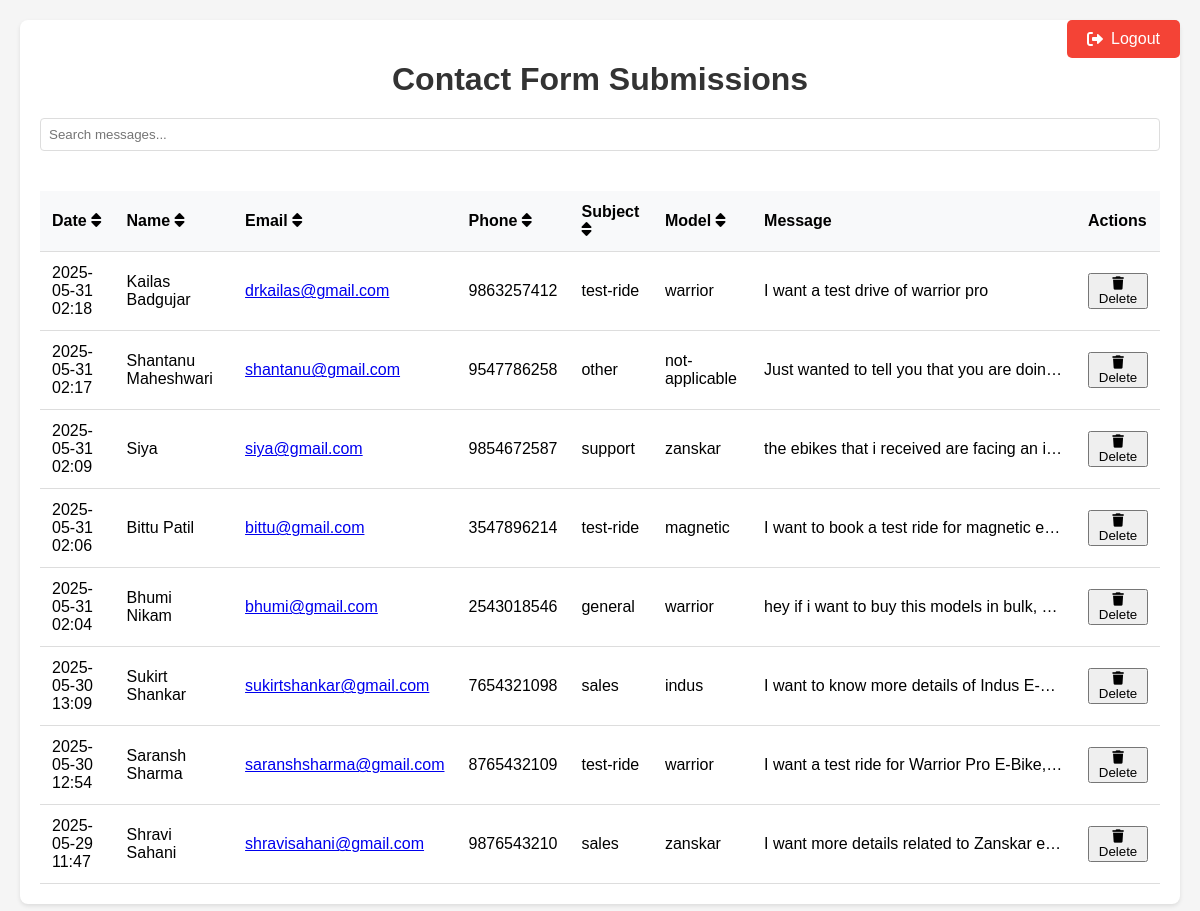
The page /dashboard (signed in) on the database its author committed.
### main.py (models this page shows)
class ContactMessage(db.Model):
    id = db.Column(db.Integer, primary_key=True)
    name = db.Column(db.String(120), nullable=False)
    email = db.Column(db.String(120), nullable=False)
    phone = db.Column(db.String(30))
    subject = db.Column(db.String(100), nullable=False)
    model = db.Column(db.String(50))
    message = db.Column(db.Text, nullable=False)
    created_at = db.Column(db.DateTime, server_default=db.func.now())

### main.py (the view)
@login_required
@app.route("/dashboard")
@login_required
def dashboard():
    messages = ContactMessage.query.order_by(ContactMessage.created_at.desc()).all()
    return render_template("dashboard.html", messages=messages)

### main.py (called while the page is built)
@login_manager.user_loader
def load_user(user_id):
    return User.query.get(int(user_id))

### templates/dashboard.html (shortened to what this page needs)
<!DOCTYPE html>
<html lang="en">
<head>
    <link rel="stylesheet" href="https://cdnjs.cloudflare.com/ajax/libs/font-awesome/6.0.0-beta3/css/all.min.css">
</head>
<body>
    <a href="{{ url_for('logout') }}" class="logout-btn">
        <i class="fas fa-sign-out-alt"></i> Logout
    </a>
    <div class="dashboard-container">
        <h1>Contact Form Submissions</h1>
        <div class="search-bar">
            <input type="text" id="searchInput" placeholder="Search messages...">
        </div>
        <div class="table-container">
            <table class="messages-table">
                <thead>
                    <tr>
                        <th data-sort="date">Date <i class="fas fa-sort"></i></th>
                        <th data-sort="name">Name <i class="fas fa-sort"></i></th>
                        <th data-sort="email">Email <i class="fas fa-sort"></i></th>
                        <th data-sort="phone">Phone <i class="fas fa-sort"></i></th>
                        <th data-sort="subject">Subject <i class="fas fa-sort"></i></th>
                        <th data-sort="model">Model <i class="fas fa-sort"></i></th>
                        <th>Message</th>
                        <th>Actions</th>
                    </tr>
                </thead>
                <tbody>
    {% if messages %}
        {% for msg in messages %}
            <tr>
                <td>{{ msg.created_at.strftime('%Y-%m-%d %H:%M') }}</td>
                <td>{{ msg.name }}</td>
                <td><a href="mailto:{{ msg.email }}">{{ msg.email }}</a></td>
                <td>{{ msg.phone if msg.phone else 'N/A' }}</td>
                <td>{{ msg.subject }}</td>
                <td>{{ msg.model if msg.model else 'N/A' }}</td>
                <td>
                    <div class="message-content">
                        {{ msg.message }}
                    </div>
                </td>
                <td class="actions-cell">
                    <form action="{{ url_for('delete_message', message_id=msg.id) }}" method="POST" style="display: inline;" onsubmit="return confirm('Are you sure you want to delete this message?');">
                        <button type="submit" class="delete-btn">
                            <i class="fas fa-trash"></i> Delete
                        </button>
                    </form>
                </td>
            </tr>
        {% endfor %}
    {% else %}
        <tr>
            <td colspan="8" class="no-data">No messages found</td>
        </tr>
    {% endif %}
</tbody>
            </table>
        </div>
    </div>
</body>
</html>

### templates/dashboard.html (style rules this page uses)
body { font-family: 'Arial', sans-serif; margin: 0; padding: 20px; background: #f5f5f5; }
.logout-btn { position: absolute; top: 20px; right: 20px; padding: 10px 20px; background-color: #f44336; color: white; border: none; border-radius: 5px; cursor: pointer; text-decoration: none; display: flex; align-items: center; gap: 8px; transition: background-color 0.3s; }
.dashboard-container { max-width: 1200px; margin: 0 auto; background: white; padding: 20px; border-radius: 8px; box-shadow: 0 2px 4px rgba(0,0,0,0.1); }
h1 { color: #333; margin-bottom: 20px; text-align: center; }
.search-bar { margin-bottom: 20px; display: flex; gap: 10px; }
.search-bar input { flex: 1; padding: 8px; border: 1px solid #ddd; border-radius: 4px; }
.table-container { overflow-x: auto; }
.messages-table { width: 100%; border-collapse: collapse; margin-top: 20px; }
.messages-table th, .messages-table td { padding: 12px; text-align: left; border-bottom: 1px solid #ddd; }
.messages-table th { background-color: #f8f9fa; font-weight: bold; cursor: pointer; }
.message-content { max-width: 300px; overflow: hidden; text-overflow: ellipsis; white-space: nowrap; }

### rows shown on the page
ContactMessage: created_at "2025-05-31 02:18", name "Kailas Badgujar", email "drkailas@gmail.com", phone "9863257412", subject "test-ride", model "warrior", message "I want a test drive of warrior pro"
ContactMessage: created_at "2025-05-31 02:17", name "Shantanu Maheshwari", email "shantanu@gmail.com", phone "9547786258", subject "other", model "not-applicable", message "Just wanted to tell you that you are doin…"
ContactMessage: created_at "2025-05-31 02:09", name "Siya", email "siya@gmail.com", phone "9854672587", subject "support", model "zanskar", message "the ebikes that i received are facing an i…"
ContactMessage: created_at "2025-05-31 02:06", name "Bittu Patil", email "bittu@gmail.com", phone "3547896214", subject "test-ride", model "magnetic", message "I want to book a test ride for magnetic e…"
ContactMessage: created_at "2025-05-31 02:04", name "Bhumi Nikam", email "bhumi@gmail.com", phone "2543018546", subject "general", model "warrior", message "hey if i want to buy this models in bulk,…"
ContactMessage: created_at "2025-05-30 13:09", name "Sukirt Shankar", email "sukirtshankar@gmail.com", phone "7654321098", subject "sales", model "indus", message "I want to know more details of Indus E-…"
ContactMessage: created_at "2025-05-30 12:54", name "Saransh Sharma", email "saranshsharma@gmail.com", phone "8765432109", subject "test-ride", model "warrior", message "I want a test ride for Warrior Pro E-Bike,…"
ContactMessage: created_at "2025-05-29 11:47", name "Shravi Sahani", email "shravisahani@gmail.com", phone "9876543210", subject "sales", model "zanskar", message "I want more details related to Zanskar e…"
